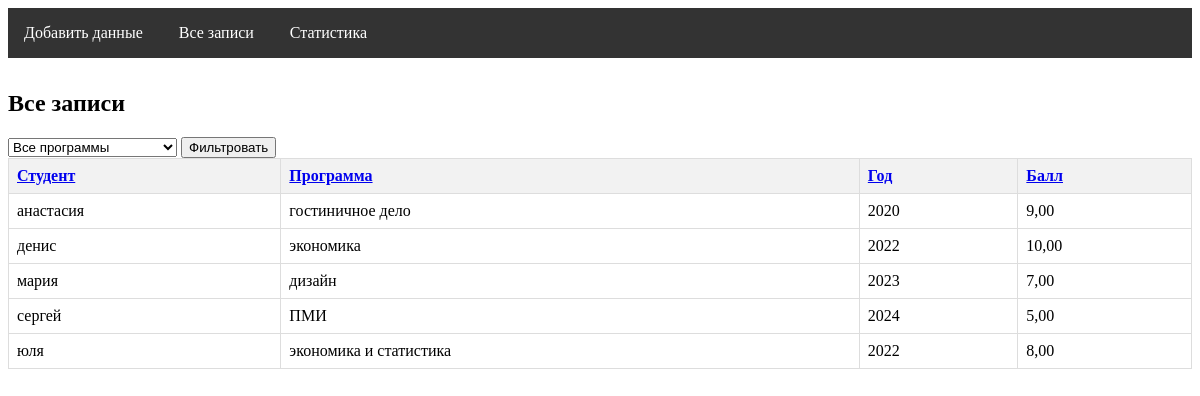
/data/?sort=student_name, run on the app's committed database.
### education/models.py (models this page shows, shortened)
class EducationProgram(models.Model):
    student_name = models.CharField("ФИО студента", max_length=100)
    program_name = models.CharField("Название программы", max_length=100)
    year = models.PositiveIntegerField("Год поступления")
    score = models.DecimalField("Балл", max_digits=5, decimal_places=2)
    created_at = models.DateTimeField("Дата создания", auto_now_add=True)
    class Meta:
        verbose_name = "Программа"
        verbose_name_plural = "Программы"

### education/views.py (the view)
# urls.py: path('data/', views.data_list, name='data_list'),
def data_list(request):
    programs = EducationProgram.objects.all()
    program_filter = request.GET.get('program')
    if program_filter:
        programs = programs.filter(program_name=program_filter)
    sort = request.GET.get('sort')
    if sort:
        programs = programs.order_by(sort)
    unique_programs = EducationProgram.objects.values_list(
        'program_name', flat=True
    ).distinct()
    return render(request, 'education/data_list.html', {
        'programs': programs,
        'unique_programs': unique_programs,
    })

### education/templates/education/data_list.html (shortened to what this page needs)
{% extends "education/base.html" %}
{% block content %}
<h2>Все записи</h2>
<div class="filters">
    <form method="get">
        <select name="program">
            <option value="">Все программы</option>
        </select>
        <button type="submit">Фильтровать</button>
    </form>
</div>
<table>
    <tr>
        <th><a href="?sort=student_name">Студент</a></th>
        <th><a href="?sort=program_name">Программа</a></th>
        <th><a href="?sort=year">Год</a></th>
        <th><a href="?sort=score">Балл</a></th>
    </tr>
    {% for program in programs %}
    <tr>
        <td>{{ program.student_name }}</td>
        <td>{{ program.program_name }}</td>
        <td>{{ program.year }}</td>
        <td>{{ program.score }}</td>
    </tr>
    {% endfor %}
</table>
{% endblock %}

### education/templates/education/base.html (style rules this page uses)
table { border-collapse: collapse; width: 100%; }
th, td { border: 1px solid #ddd; padding: 8px; text-align: left; }
th { background-color: #f2f2f2; }

### data on the page
EducationProgram: student_name "анастасия", program_name "гостиничное дело", year "2020", score "9,00"
EducationProgram: student_name "денис", program_name "экономика", year "2022", score "10,00"
EducationProgram: student_name "мария", program_name "дизайн", year "2023", score "7,00"
EducationProgram: student_name "сергей", program_name "ПМИ", year "2024", score "5,00"
EducationProgram: student_name "юля", program_name "экономика и статистика", year "2022", score "8,00"
